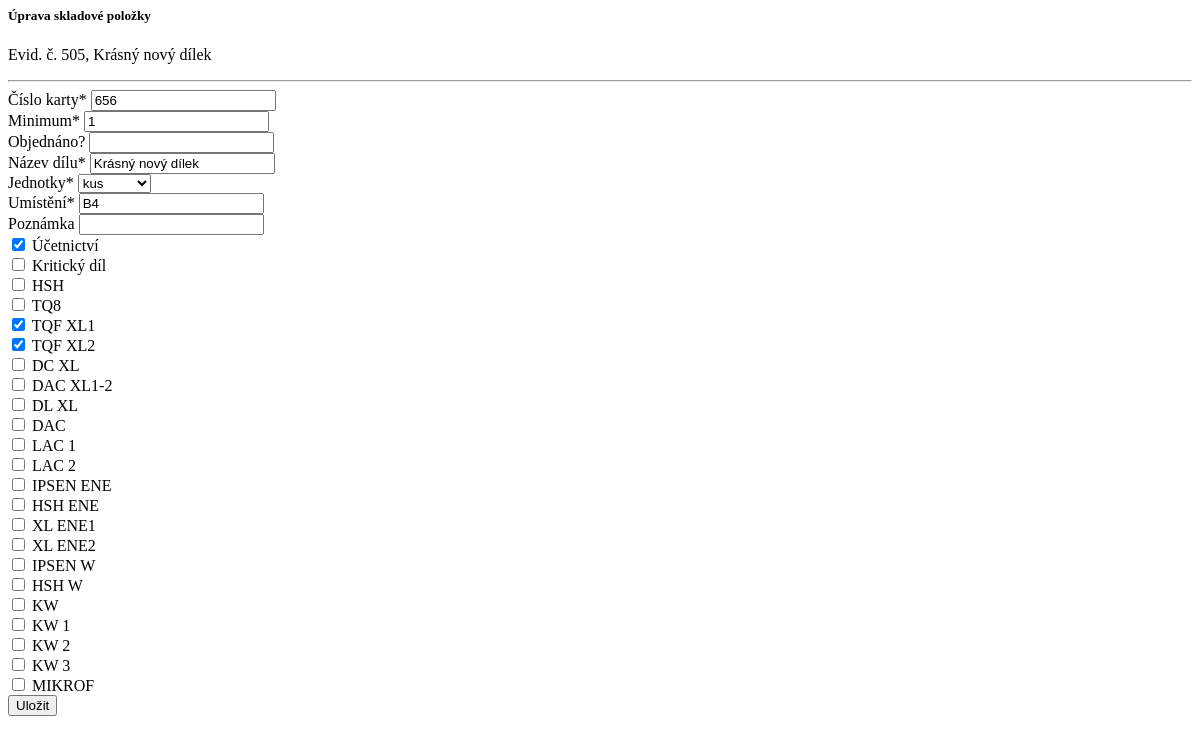
The page /sklad/505/update/ (signed in) on the database as committed earlier.
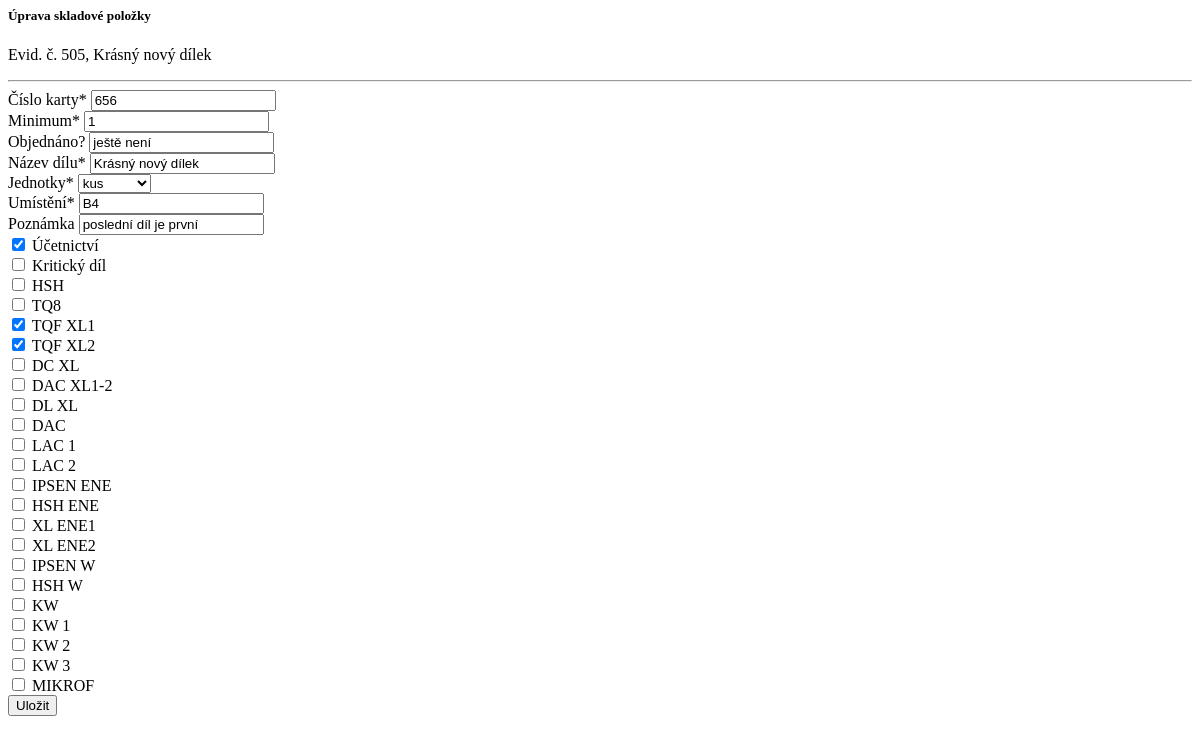
The same page on the database as committed later.
### hpm_sklad/models.py (models this page shows, shortened)
class Sklad(models.Model):
    class Meta:
        ordering = ["-evidencni_cislo"]
        verbose_name_plural = "Skladové položky"
    JEDNOTKY_CHOICES = [
        ('ks', 'kus'),
        ('kg', 'kilogram'),
        ('par', 'pár'),
        ('l', 'litr'),
        ('m', 'metr'),
        ('baleni', 'balení'),
    ]
    evidencni_cislo = models.AutoField(primary_key=True, verbose_name="Evidenční číslo")
    interne_cislo = models.IntegerField(null=True, verbose_name="Číslo karty")
    objednano = models.CharField(max_length=100, null=True, blank=True, verbose_name="Objednáno?")
    nazev_dilu = models.CharField(max_length=100, verbose_name="Název dílu")
    min_mnozstvi_ks = models.PositiveIntegerField(default=0, verbose_name="Minimum")
    mnozstvi = models.PositiveIntegerField(default=0, verbose_name="Množství")
    jednotky = models.CharField(max_length=10, choices=JEDNOTKY_CHOICES, default='ks', verbose_name="Jednotky")
    umisteni = models.CharField(max_length=25, null=True, verbose_name="Umístění")
    dodavatel = models.CharField(max_length=70, null=True, blank=True, verbose_name="Dodavatel")
    datum_nakupu = models.DateField(null=True, blank=True, verbose_name="Datum nákupu")
    cislo_objednavky = models.CharField(max_length=20, null=True, blank=True, verbose_name="Číslo objednávky")
    jednotkova_cena_eur = models.FloatField(default=0.0, validators=[MinValueValidator(0.0)], verbose_name="EUR/jednotka")
    celkova_cena_eur = models.FloatField(default=0.0, validators=[MinValueValidator(0.0)], verbose_name="Celkem EUR")
    poznamka = models.CharField(null=True, blank=True, max_length=200, verbose_name="Poznámka")
    ucetnictvi = models.BooleanField(default=True, verbose_name="Účetnictví")
    kriticky_dil = models.BooleanField(default=False, verbose_name="Kritický díl")
    hsh = models.BooleanField(default=False, verbose_name="HSH")
    tq8 = models.BooleanField(default=False, verbose_name="TQ8")
    tqf_xl1 = models.BooleanField(default=False, verbose_name="TQF XL1")
    tqf_xl2 = models.BooleanField(default=False, verbose_name="TQF XL2")
    dc_xl = models.BooleanField(default=False, verbose_name="DC XL")
    dac_xl1_2 = models.BooleanField(default=False, verbose_name="DAC XL1-2")
    dl_xl = models.BooleanField(default=False, verbose_name="DL XL")
    dac = models.BooleanField(default=False, verbose_name="DAC")
    lac_1 = models.BooleanField(default=False, verbose_name="LAC 1")
    lac_2 = models.BooleanField(default=False, verbose_name="LAC 2")
    ipsen_ene = models.BooleanField(default=False, verbose_name="IPSEN ENE")
    hsh_ene = models.BooleanField(default=False, verbose_name="HSH ENE")
    xl_ene1 = models.BooleanField(default=False, verbose_name="XL ENE1")
    xl_ene2 = models.BooleanField(default=False, verbose_name="XL ENE2")
    ipsen_w = models.BooleanField(default=False, verbose_name="IPSEN W")
    hsh_w = models.BooleanField(default=False, verbose_name="HSH W")
    kw = models.BooleanField(default=False, verbose_name="KW")
    kw1 = models.BooleanField(default=False, verbose_name="KW 1")
    kw2 = models.BooleanField(default=False, verbose_name="KW 2")
    kw3 = models.BooleanField(default=False, verbose_name="KW 3")
    mikrof = models.BooleanField(default=False, verbose_name="MIKROF")
    history = HistoricalRecords()
    def __str__(self):
        return "Evid. č. " + str(self.evidencni_cislo) + ", " + self.nazev_dilu

### hpm_sklad/views.py (the view)
# urls.py: path('sklad/<int:pk>/update/', views.SkladUpdateView.as_view(), name='update_sklad'),
class SkladUpdateView(LoginRequiredMixin, PermissionRequiredMixin, UpdateView):
    model = Sklad
    form_class = SkladUpdateForm
    template_name = 'hpm_sklad/update_sklad.html'
    permission_required = 'hpm_sklad.change_sklad'
    success_url = reverse_lazy('sklad')

### hpm_sklad/templates/hpm_sklad/update_sklad.html (shortened to what this page needs)
{% load static %}
{% load crispy_forms_tags %}
<div class="navbar">
    <h5 class="text-center">Úprava skladové položky</h5>
    <p>{{ object|truncatechars:50 }}</p>
</div>
<hr>
<form method="post" action="{% url 'update_sklad' object.pk %}">
    {% crispy form %}
</form>

Rows that differ between the two databases and show on the page:
changed Sklad "Evid. č. 505, Krásný nový dílek": objednano (not shown) → "ještě není"; poznamka (not shown) → "poslední díl je první"
